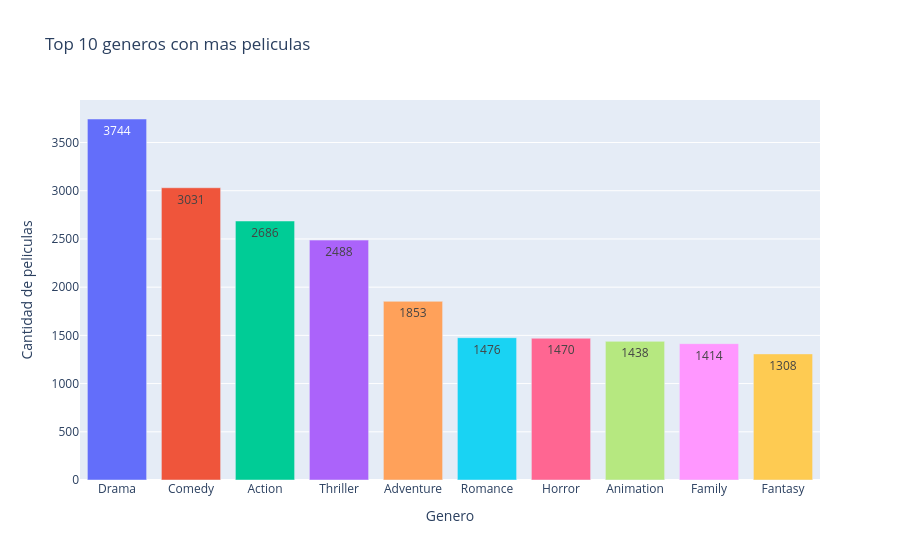

Notebook source saved alongside this figure:
### Markdown cell above
---
## 5. Visualización 1 – Gráfico de Barras: Géneros  ·  *Punto 4*  ·  **Responsable: Hernán Lippke**

**Qué muestra:** el Top 10 de géneros con más películas en el catálogo.

**Por qué es el primer gráfico (orden de prelación):** es la vista más directa para entender la composición del dataset y no depende de la fecha ni de cálculos complejos; solo de la columna `Genre`. Sirve de modelo para los otros dos gráficos.

**Cómo se construye:** la columna `Genre` trae varios géneros por fila separados por coma, así que se "explota" (`str.split` + `explode`) para contar cada género por separado, y luego se grafica con `plotly.express.bar`.

### Code cell
# ─────────────────────────────────────────────────────────────────────────────
# CELDA 5 - Grafico de barras: Top 10 generos  (Responsable: Hernan)
# ─────────────────────────────────────────────────────────────────────────────

# Separamos los generos (vienen como "Action, Adventure, ...") y contamos cada uno
generos = df["Genre"].str.split(",").explode().str.strip()
top_generos = generos.value_counts().head(10).reset_index()
top_generos.columns = ["genero", "cantidad"]

fig_barras = px.bar(
    top_generos,
    x="genero",
    y="cantidad",
    color="genero",
    title="Top 10 generos con mas peliculas",
    labels={"cantidad": "Cantidad de peliculas", "genero": "Genero"},
    text_auto=True,
)
fig_barras.update_layout(showlegend=False)
fig_barras.show()

### Figure 1 — Plotly figure (JSON) as saved in the notebook; plotly's stock layout.template omitted (floating-point values rounded to 4 significant figures)
{"data": [{"hovertemplate": "Genero=%{x}<br>Cantidad de peliculas=%{y}<extra></extra>", "legendgroup": "Drama", "marker": {"color": "#636efa", "pattern": {"shape": ""}}, "name": "Drama", "orientation": "v", "showlegend": true, "textposition": "auto", "texttemplate": "%{y}", "type": "bar", "x": ["Drama"], "xaxis": "x", "y": [3744], "yaxis": "y"}, {"hovertemplate": "Genero=%{x}<br>Cantidad de peliculas=%{y}<extra></extra>", "legendgroup": "Comedy", "marker": {"color": "#EF553B", "pattern": {"shape": ""}}, "name": "Comedy", "orientation": "v", "showlegend": true, "textposition": "auto", "texttemplate": "%{y}", "type": "bar", "x": ["Comedy"], "xaxis": "x", "y": [3031], "yaxis": "y"}, {"hovertemplate": "Genero=%{x}<br>Cantidad de peliculas=%{y}<extra></extra>", "legendgroup": "Action", "marker": {"color": "#00cc96", "pattern": {"shape": ""}}, "name": "Action", "orientation": "v", "showlegend": true, "textposition": "auto", "texttemplate": "%{y}", "type": "bar", "x": ["Action"], "xaxis": "x", "y": [2686], "yaxis": "y"}, {"hovertemplate": "Genero=%{x}<br>Cantidad de peliculas=%{y}<extra></extra>", "legendgroup": "Thriller", "marker": {"color": "#ab63fa", "pattern": {"shape": ""}}, "name": "Thriller", "orientation": "v", "showlegend": true, "textposition": "auto", "texttemplate": "%{y}", "type": "bar", "x": ["Thriller"], "xaxis": "x", "y": [2488], "yaxis": "y"}, {"hovertemplate": "Genero=%{x}<br>Cantidad de peliculas=%{y}<extra></extra>", "legendgroup": "Adventure", "marker": {"color": "#FFA15A", "pattern": {"shape": ""}}, "name": "Adventure", "orientation": "v", "showlegend": true, "textposition": "auto", "texttemplate": "%{y}", "type": "bar", "x": ["Adventure"], "xaxis": "x", "y": [1853], "yaxis": "y"}, {"hovertemplate": "Genero=%{x}<br>Cantidad de peliculas=%{y}<extra></extra>", "legendgroup": "Romance", "marker": {"color": "#19d3f3", "pattern": {"shape": ""}}, "name": "Romance", "orientation": "v", "showlegend": true, "textposition": "auto", "texttemplate": "%{y}", "type": "bar", "x": ["Romance"], "xaxis": "x", "y": [1476], "yaxis": "y"}, {"hovertemplate": "Genero=%{x}<br>Cantidad de peliculas=%{y}<extra></extra>", "legendgroup": "Horror", "marker": {"color": "#FF6692", "pattern": {"shape": ""}}, "name": "Horror", "orientation": "v", "showlegend": true, "textposition": "auto", "texttemplate": "%{y}", "type": "bar", "x": ["Horror"], "xaxis": "x", "y": [1470], "yaxis": "y"}, {"hovertemplate": "Genero=%{x}<br>Cantidad de peliculas=%{y}<extra></extra>", "legendgroup": "Animation", "marker": {"color": "#B6E880", "pattern": {"shape": ""}}, "name": "Animation", "orientation": "v", "showlegend": true, "textposition": "auto", "texttemplate": "%{y}", "type": "bar", "x": ["Animation"], "xaxis": "x", "y": [1438], "yaxis": "y"}, {"hovertemplate": "Genero=%{x}<br>Cantidad de peliculas=%{y}<extra></extra>", "legendgroup": "Family", "marker": {"color": "#FF97FF", "pattern": {"shape": ""}}, "name": "Family", "orientation": "v", "showlegend": true, "textposition": "auto", "texttemplate": "%{y}", "type": "bar", "x": ["Family"], "xaxis": "x", "y": [1414], "yaxis": "y"}, {"hovertemplate": "Genero=%{x}<br>Cantidad de peliculas=%{y}<extra></extra>", "legendgroup": "Fantasy", "marker": {"color": "#FECB52", "pattern": {"shape": ""}}, "name": "Fantasy", "orientation": "v", "showlegend": true, "textposition": "auto", "texttemplate": "%{y}", "type": "bar", "x": ["Fantasy"], "xaxis": "x", "y": [1308], "yaxis": "y"}], "layout": {"barmode": "relative", "legend": {"title": {"text": "Genero"}, "tracegroupgap": 0}, "showlegend": false, "title": {"text": "Top 10 generos con mas peliculas"}, "xaxis": {"anchor": "y", "categoryarray": ["Drama", "Comedy", "Action", "Thriller", "Adventure", "Romance", "Horror", "Animation", "Family", "Fantasy"], "categoryorder": "array", "domain": [0, 1], "title": {"text": "Genero"}}, "yaxis": {"anchor": "x", "domain": [0, 1], "title": {"text": "Cantidad de peliculas"}}}}
